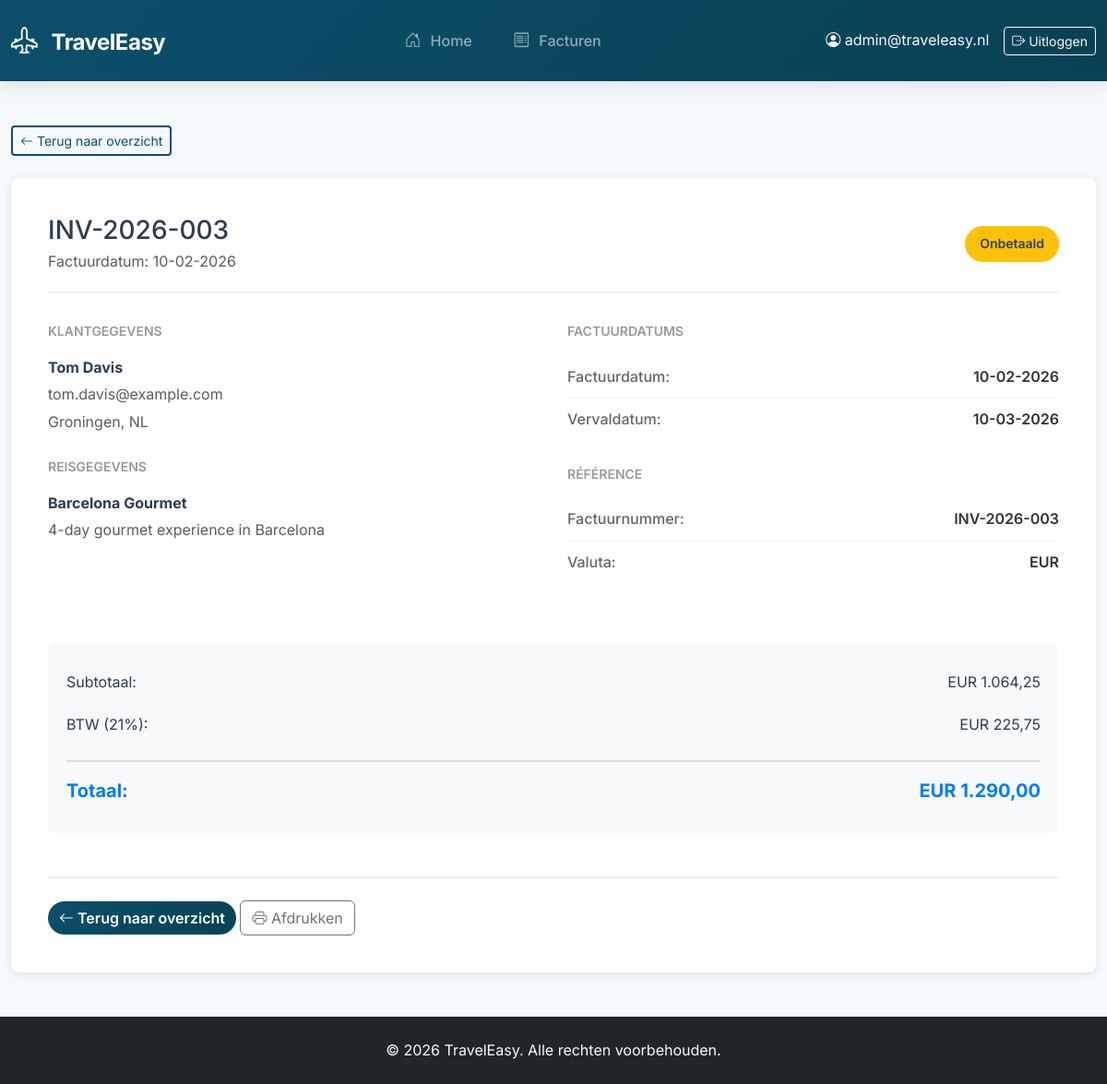
The app's page /facturen/3 (signed in) with its own data.
### tables this page shows
CREATE TABLE invoices (
    id INT AUTO_INCREMENT PRIMARY KEY,
    booking_id INT NOT NULL,
    customer_id INT NOT NULL,
    invoice_number VARCHAR(50) NOT NULL UNIQUE,
    invoice_date DATE NOT NULL,
    due_date DATE NOT NULL,
    total_amount DECIMAL(10,2) NOT NULL,
    tax_amount DECIMAL(10,2) NOT NULL,
    status ENUM('unpaid','paid','overdue','cancelled') DEFAULT 'unpaid',
    payment_date DATE NULL,
    currency CHAR(3) NOT NULL DEFAULT 'EUR',
    created_at TIMESTAMP DEFAULT CURRENT_TIMESTAMP,
    FOREIGN KEY (booking_id) REFERENCES bookings(id) ON DELETE RESTRICT,
    FOREIGN KEY (customer_id) REFERENCES customers(id) ON DELETE RESTRICT
);

CREATE TABLE customers (
    id INT AUTO_INCREMENT PRIMARY KEY,
    first_name VARCHAR(50) NOT NULL,
    last_name VARCHAR(50) NOT NULL,
    email VARCHAR(100) NOT NULL UNIQUE,
    phone VARCHAR(20),
    address VARCHAR(255),
    birthdate DATE
);

CREATE TABLE trips (
    id INT AUTO_INCREMENT PRIMARY KEY,
    title VARCHAR(100) NOT NULL,
    description TEXT,
    base_currency CHAR(3) NOT NULL,
    created_by INT DEFAULT NULL,
    created_at TIMESTAMP DEFAULT CURRENT_TIMESTAMP,
    FOREIGN KEY (created_by) REFERENCES users(id) ON DELETE SET NULL
);

### app/Controllers/InvoiceController.php (called while the page is built, shortened)
<?php
require_once PROJECT_ROOT . 'app' . DIRECTORY_SEPARATOR . 'Models' . DIRECTORY_SEPARATOR . 'Invoice.php';
class InvoiceController {
    private $invoiceModel;
    public function __construct($pdo) {
        $this->invoiceModel = new Invoice($pdo);
    }
    public function show($id) {
        try {
            $invoice = $this->invoiceModel->getById($id);
            require PROJECT_ROOT . 'Views' . DIRECTORY_SEPARATOR . 'invoices' . DIRECTORY_SEPARATOR . 'show.php';
        } catch (Exception $e) {
            error_log("InvoiceController::show error: " . $e->getMessage());
            header('Location: /facturen');
            exit;
        }
    }
}

### public/index.php (called while the page is built, shortened)
<?php
require_once PROJECT_ROOT . 'config' . DIRECTORY_SEPARATOR . 'web.php';

### app/Models/Invoice.php (called while the page is built, shortened)
<?php
class Invoice {
    private $pdo;
    public function __construct($pdo) {
        $this->pdo = $pdo;
    }
    public function getById($id) {
        try {
            $stmt = $this->pdo->prepare("CALL sp_GetInvoiceById(:id)");
            $stmt->execute(['id' => (int)$id]);
            $result = $stmt->fetch();
            return $result !== false ? $result : null;
        } catch (PDOException $e) {
            error_log("Error fetching invoice by ID {$id}: " . $e->getMessage());
            throw new Exception("Fout bij het ophalen van factuur: " . $e->getMessage());
        }
    }
}

### Views/invoices/show.php (the view, shortened to what this page needs)
<!DOCTYPE html>
<html lang="nl">
<head>
    <link href="https://cdn.jsdelivr.net/npm/bootstrap@5.3.2/dist/css/bootstrap.min.css" rel="stylesheet">
    <link rel="stylesheet" href="https://cdn.jsdelivr.net/npm/bootstrap-icons@1.11.3/font/bootstrap-icons.min.css">
    <link rel="stylesheet" href="/css/style.css">
</head>
<body>
    <nav class="navbar navbar-expand-lg navbar-dark">
        <div class="container">
            <a class="navbar-brand" href="/home">
                <i class="bi bi-airplane-engines"></i>
                TravelEasy
            </a>
            <div class="collapse navbar-collapse" id="navbarNav">
                <ul class="navbar-nav mx-auto">
                    <li class="nav-item">
                        <a class="nav-link" href="/home">
                            <i class="bi bi-house-door"></i> Home
                        </a>
                    </li>
                    <li class="nav-item">
                        <a class="nav-link" href="/facturen">
                            <i class="bi bi-receipt"></i> Facturen
                        </a>
                    </li>
                </ul>
                <div class="d-flex align-items-center">
                    <?php if (isset($_SESSION['user_email'])): ?>
                        <span class="navbar-text me-3 text-light">
                            <i class="bi bi-person-circle"></i> <?= htmlspecialchars($_SESSION['user_email'] ?? 'Gebruiker') ?>
                        </span>
                        <a class="btn btn-outline-light btn-sm" href="/logout">
                            <i class="bi bi-box-arrow-right"></i> Uitloggen
                        </a>
                    <?php else: ?>
                        <a class="btn btn-outline-light btn-sm" href="/login">
                            <i class="bi bi-box-arrow-in-right"></i> Inloggen
                        </a>
                    <?php endif; ?>
                </div>
            </div>
        </div>
    </nav>
    <div class="container mt-5 mb-5">
        <div class="mb-4">
            <a href="/facturen" class="btn btn-outline-primary btn-sm">
                <i class="bi bi-arrow-left"></i> Terug naar overzicht
            </a>
        </div>
        <div class="invoice-container">
            <div class="invoice-header">
                <div>
                    <h1 class="h3 mb-1"><?= htmlspecialchars($invoice['invoice_number']) ?></h1>
                    <p class="text-muted mb-0">Factuurdatum: <?= date('d-m-Y', strtotime($invoice['invoice_date'])) ?></p>
                </div>
                <div class="text-end">
                    <?php
                    $statusClass = [
                        'paid' => 'success',
                        'unpaid' => 'warning',
                        'overdue' => 'danger',
                        'cancelled' => 'secondary'
                    ];
                    $statusText = [
                        'paid' => 'Betaald',
                        'unpaid' => 'Onbetaald',
                        'overdue' => 'Achterstallig',
                        'cancelled' => 'Geannuleerd'
                    ];
                    $class = $statusClass[$invoice['status']] ?? 'secondary';
                    $text = $statusText[$invoice['status']] ?? $invoice['status'];
                    ?>
                    <span class="status-badge bg-<?= $class ?>">
                        <?= $text ?>
                    </span>
                </div>
            </div>
            <div class="invoice-details">
                <div>
                    <div class="invoice-section">
                        <div class="invoice-section-title">Klantgegevens</div>
                        <p class="mb-1"><strong><?= htmlspecialchars($invoice['customer_name']) ?></strong></p>
                        <p class="text-muted mb-1"><?= htmlspecialchars($invoice['customer_email']) ?></p>
                        <p class="text-muted"><?= htmlspecialchars($invoice['customer_address']) ?></p>
                    </div>
                    <div class="invoice-section">
                        <div class="invoice-section-title">Reisgegevens</div>
                        <p class="mb-1"><strong><?= htmlspecialchars($invoice['trip_title']) ?></strong></p>
                        <p class="text-muted"><?= htmlspecialchars($invoice['trip_description']) ?></p>
                    </div>
                </div>
                <div>
                    <div class="invoice-section">
                        <div class="invoice-section-title">Factuurdatums</div>
                        <div class="invoice-row">
                            <span class="invoice-row-label">Factuurdatum:</span>
                            <span class="invoice-row-value"><?= date('d-m-Y', strtotime($invoice['invoice_date'])) ?></span>
                        </div>
                        <div class="invoice-row">
                            <span class="invoice-row-label">Vervaldatum:</span>
                            <span class="invoice-row-value"><?= date('d-m-Y', strtotime($invoice['due_date'])) ?></span>
                        </div>
                    </div>
                    <div class="invoice-section">
                        <div class="invoice-section-title">Référence</div>
                        <div class="invoice-row">
                            <span class="invoice-row-label">Factuurnummer:</span>
                            <span class="invoice-row-value"><?= htmlspecialchars($invoice['invoice_number']) ?></span>
                        </div>
                        <div class="invoice-row">
                            <span class="invoice-row-label">Valuta:</span>
                            <span class="invoice-row-value"><?= htmlspecialchars($invoice['currency']) ?></span>
                        </div>
                    </div>
                </div>
            </div>
            <div class="invoice-total">
                <div class="invoice-total-row">
                    <span>Subtotaal:</span>
                    <span><?= htmlspecialchars($invoice['currency']) ?> <?= number_format($invoice['total_amount'] - $invoice['tax_amount'], 2, ',', '.') ?></span>
                </div>
                <div class="invoice-total-row">
                    <span>BTW (21%):</span>
                    <span><?= htmlspecialchars($invoice['currency']) ?> <?= number_format($invoice['tax_amount'], 2, ',', '.') ?></span>
                </div>
                <div class="invoice-total-row total">
                    <span>Totaal:</span>
                    <span><?= htmlspecialchars($invoice['currency']) ?> <?= number_format($invoice['total_amount'], 2, ',', '.') ?></span>
                </div>
            </div>
            <div class="mt-5 pt-4 border-top">
                <a href="/facturen" class="btn btn-primary">
                    <i class="bi bi-arrow-left"></i> Terug naar overzicht
                </a>
                <button onclick="window.print()" class="btn btn-outline-secondary">
                    <i class="bi bi-printer"></i> Afdrukken
                </button>
            </div>
        </div>
    </div>
    <footer class="bg-dark text-light py-4 mt-5">
        <div class="container text-center">
            <p class="mb-0">&copy; 2026 TravelEasy. Alle rechten voorbehouden.</p>
        </div>
    </footer>
</body>
</html>

### public/css/style.css (style rules this page uses)
:root { --primary: #0b4f6c; --primary-dark: #084153; --primary-light: #1a6b85; --secondary: #fbb13c; --success: #2ecc71; --info: #3498db; --warning: #f39c12; --danger: #e74c3c; --dark: #2c3e50; --light: #f8f9fa; --white: #ffffff; --gray: #6c757d; --gray-light: #e9ecef; --border-radius: 16px; --box-shadow: 0 10px 30px rgba(0, 0, 0, 0.08); --box-shadow-hover: 0 15px 40px rgba(11, 79, 108, 0.12); }
* { margin: 0; padding: 0; box-sizing: border-box; }
body { font-family: 'Inter', sans-serif; background-color: #f5f9fc; color: var(--dark); line-height: 1.6; }
.navbar { background: linear-gradient( 135deg, var(--primary) 0%, var(--primary-dark) 100% ); padding: 1rem 0; box-shadow: 0 4px 20px rgba(0, 0, 0, 0.1); }
.navbar-brand { font-size: 1.5rem; font-weight: 700; letter-spacing: -0.5px; }
.navbar-brand i { margin-right: 10px; font-size: 1.8rem; }
.nav-link { font-weight: 500; padding: 0.5rem 1.2rem !important; margin: 0 0.2rem; border-radius: 50px; transition: all 0.3s ease; }
.nav-link i { margin-right: 6px; font-size: 1.1rem; }
.btn-outline-primary { border: 2px solid var(--primary); color: var(--primary); }
.btn-primary { background: linear-gradient(135deg, var(--primary), var(--primary-dark)); border: none; border-radius: 50px; font-weight: 600; transition: all 0.3s ease; }
.container { max-width: 1280px; }

### Views/invoices/show.php (style rules this page uses)
.invoice-container { background: white; padding: 40px; border-radius: 8px; box-shadow: 0 2px 10px rgba(0,0,0,0.1); }
.invoice-header { display: flex; justify-content: space-between; align-items: center; border-bottom: 2px solid #f0f0f0; padding-bottom: 20px; margin-bottom: 30px; }
.invoice-details { display: grid; grid-template-columns: 1fr 1fr; gap: 30px; margin-bottom: 40px; }
.invoice-section-title { font-size: 14px; color: #999; text-transform: uppercase; font-weight: 600; margin-bottom: 15px; }
.invoice-section { margin-bottom: 25px; }
.invoice-row { display: flex; justify-content: space-between; padding: 10px 0; border-bottom: 1px solid #f0f0f0; }
.invoice-row:last-child { border-bottom: none; }
.invoice-row-label { color: #666; font-weight: 500; }
.invoice-row-value { font-weight: 600; color: #333; }
.invoice-total { background: #f8f9fa; padding: 20px; border-radius: 8px; margin-top: 30px; }
.invoice-total-row { display: flex; justify-content: space-between; padding: 10px 0; font-size: 16px; }
.invoice-total-row.total { border-top: 2px solid #ddd; padding-top: 15px; margin-top: 15px; font-size: 20px; font-weight: bold; color: #007bff; }
.status-badge { display: inline-block; padding: 8px 16px; border-radius: 20px; font-weight: 600; font-size: 14px; }

### records on screen
invoices: invoice_number "INV-2026-003", invoice_date "10-02-2026", status "Onbetaald", customer.email "tom.davis@example.com", customer.address "Groningen, NL", trips.title "Barcelona Gourmet", trips.description "4-day gourmet experience in Barcelona", due_date "10-03-2026", currency "EUR", $invoice['total_amount'] - $invoice['tax_amount'] "1.064,25", tax_amount "225,75", total_amount "1.290,00"

### other values on screen
$_SESSION['user_email'] "admin@traveleasy.nl"
$invoice['customer_name'] "Tom Davis"
